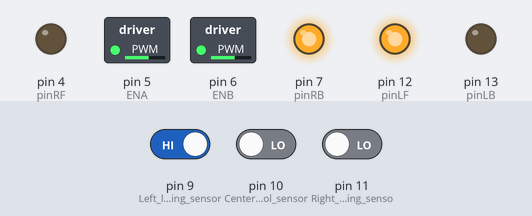
Simulated run of this sketch. Board: Arduino Uno, built with avr-gcc and run on an emulated ATmega328P. Parts: switched loads named in the sketch (green lamp = pin HIGH), output pins drawn as LEDs (lit = HIGH). The test bench sets the inputs (shaded band); at power-on: pin 9 (Left_line_tracking_sensor) HIGH, pin 10 (Center_line_patrol_sensor) LOW, pin 11 (Right_line_tracking_senso) LOW.

Above: at 1.2 s.
1.3 s: pin 9 (Left_line_tracking_sensor) driven LOW and pin 10 (Center_line_patrol_sensor) driven HIGH
At 1.9 s:
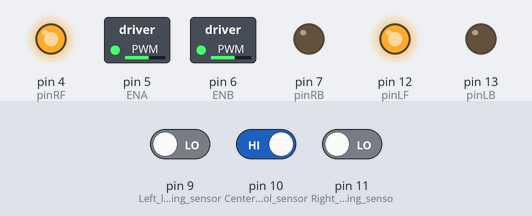
2.8 s: pin 11 (Right_line_tracking_senso) driven HIGH
At 4.0 s:
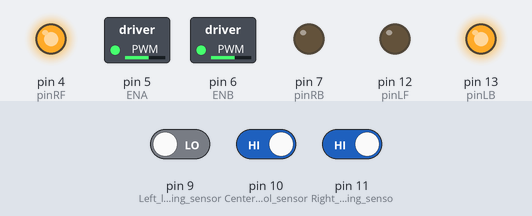
4.3 s: pin 9 (Left_line_tracking_sensor) driven HIGH
At 5.4 s:
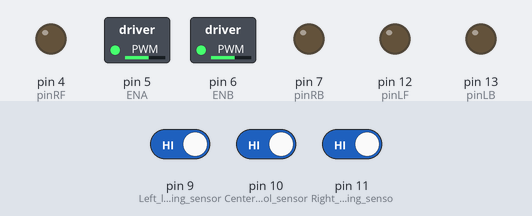
5.8 s: pin 9 (Left_line_tracking_sensor) driven LOW
At 6.5 s:
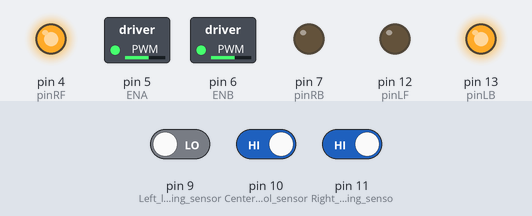
7.3 s: pin 11 (Right_line_tracking_senso) driven LOW
At 7.7 s:
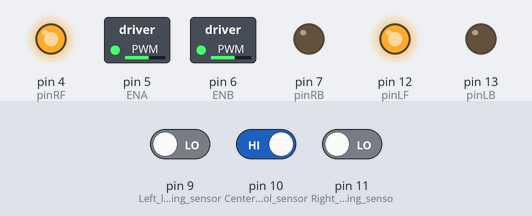
Timing chart, 0 to 9.8 s (numbered marks = the images above; inputs shaded):
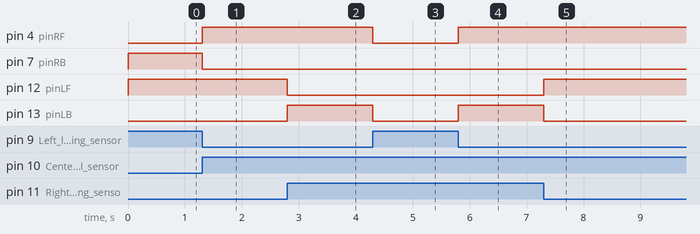

Measured:
- after the input at 1.3 s, pin 4 (pinRF): LOW → HIGH at once; pin 7 (pinRB): HIGH → LOW at once
- after the input at 2.8 s, pin 12 (pinLF): HIGH → LOW at once; pin 13 (pinLB): LOW → HIGH at once
- after the input at 4.3 s, pin 4 (pinRF), pin 13 (pinLB): HIGH → LOW at once
- after the input at 5.8 s, pin 4 (pinRF), pin 13 (pinLB): LOW → HIGH at once
- after the input at 7.3 s, pin 12 (pinLF): LOW → HIGH at once; pin 13 (pinLB): HIGH → LOW at once

The sketch:

Test2_Line_Tracking_Car.ino
```cpp
#define ENA  5              //pin of controlling speed---- ENA of motor driver board
#define ENB  6              //pin of controlling speed---- ENB of motor driver board
int pinLB = 13;            //pin of controlling turning---- IN1 of motor driver board
int pinLF = 12;           //pin of controlling turning---- IN2 of motor driver board
int pinRB = 7;          //pin of controlling turning---- IN3 of motor driver board
int pinRF = 4;          //pin of controlling turning---- IN4 of motor driver board
void Infrared_Tracing() {
  int Left_Tra_Value = 1;
  int Center_Tra_Value = 1;
  int Right_Tra_Value = 1;
  int Black = 1;
  Left_Tra_Value = digitalRead(9);
  Center_Tra_Value = digitalRead(10);
  Right_Tra_Value = digitalRead(11);
  if (Left_Tra_Value != Black && (Center_Tra_Value == Black && Right_Tra_Value != Black)) {//010
    advance();
  } else if (Left_Tra_Value == Black && (Center_Tra_Value == Black && Right_Tra_Value != Black)) {//110
    turnL();
  } else if (Left_Tra_Value == Black && (Center_Tra_Value != Black && Right_Tra_Value != Black)) {//100
    turnL();
  } else if (Left_Tra_Value != Black && (Center_Tra_Value != Black && Right_Tra_Value == Black)) {//001
    turnR();
  } else if (Left_Tra_Value != Black && (Center_Tra_Value == Black && Right_Tra_Value == Black)) {//011
    turnR();
  } else if (Left_Tra_Value == Black && (Center_Tra_Value == Black && Right_Tra_Value == Black)) { //111
    stopp();
  }
}

void setup() {
  Serial.begin(9600);
  pinMode(pinLB, OUTPUT); // pin 13
  pinMode(pinLF, OUTPUT); // pin 12
  pinMode(pinRB, OUTPUT); // pin 7
  pinMode(pinRF, OUTPUT); // pin 4
  pinMode(ENA, OUTPUT);   // pin 5(PWM)
  pinMode(ENB, OUTPUT);   // pin 6(PWM)
  Set_Speed(150);//setting speed 150
  pinMode(9, INPUT);//Left line tracking sensor is connected to the digital IO port D9
  pinMode(10, INPUT);//Center line patrol sensor is connected to the digital IO port D10
  pinMode(11, INPUT);//Right line tracking sensor is connected to the digital IO port D11
}

void loop() {
  Infrared_Tracing();

}

void Set_Speed(unsigned char pwm) //function of setting speed
{
  analogWrite(ENA, pwm);
  analogWrite(ENB, pwm);
}
void advance()    //  going forward
{
  digitalWrite(pinRB, LOW); // making motor move towards right rear
  digitalWrite(pinRF, HIGH);
  digitalWrite(pinLB, LOW); // making motor move towards left rear
  digitalWrite(pinLF, HIGH);

}
void turnR()        //turning right(dual wheel)
{
  digitalWrite(pinRB, LOW); //making motor move towards right rear
  digitalWrite(pinRF, HIGH);
  digitalWrite(pinLB, HIGH);
  digitalWrite(pinLF, LOW); //making motor move towards left front
}
void turnL()         //turning left(dual wheel)
{
  digitalWrite(pinRB, HIGH);
  digitalWrite(pinRF, LOW );  //making motor move towards right front
  digitalWrite(pinLB, LOW);  //making motor move towards left rear
  digitalWrite(pinLF, HIGH);
}
void stopp()        //stop
{
  digitalWrite(pinRB, LOW);
  digitalWrite(pinRF, LOW);
  digitalWrite(pinLB, LOW);
  digitalWrite(pinLF, LOW);

}
void back()         //back up
{
  digitalWrite(pinRB, HIGH); //making motor move towards right rear
  digitalWrite(pinRF, LOW);
  digitalWrite(pinLB, HIGH); //making motor move towards left rear
  digitalWrite(pinLF, LOW);
}
```
